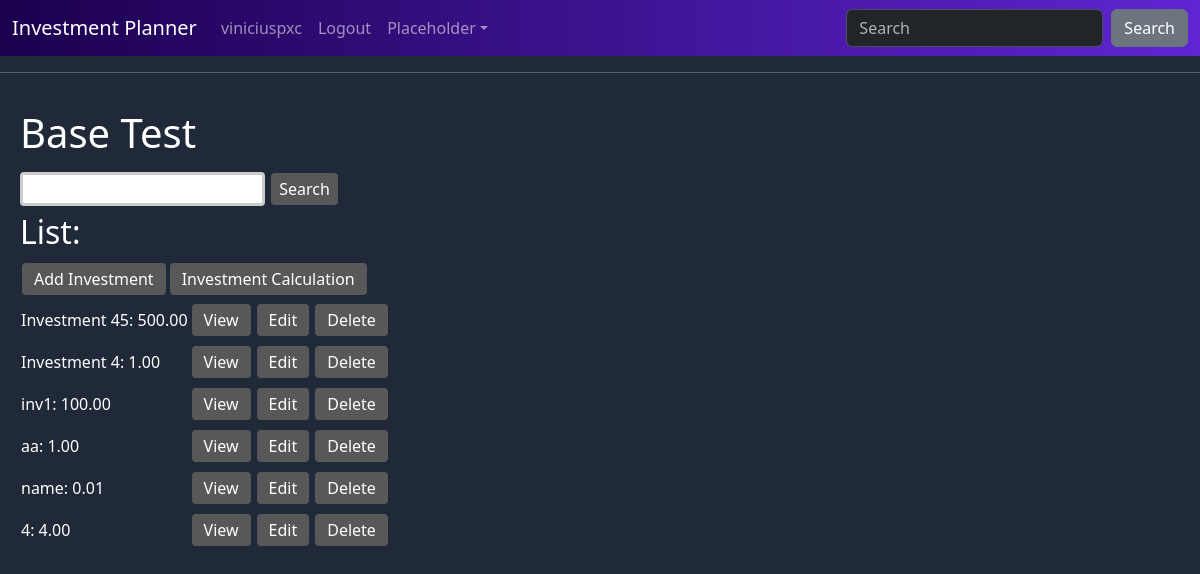
Before: / (signed in) with the older database file.
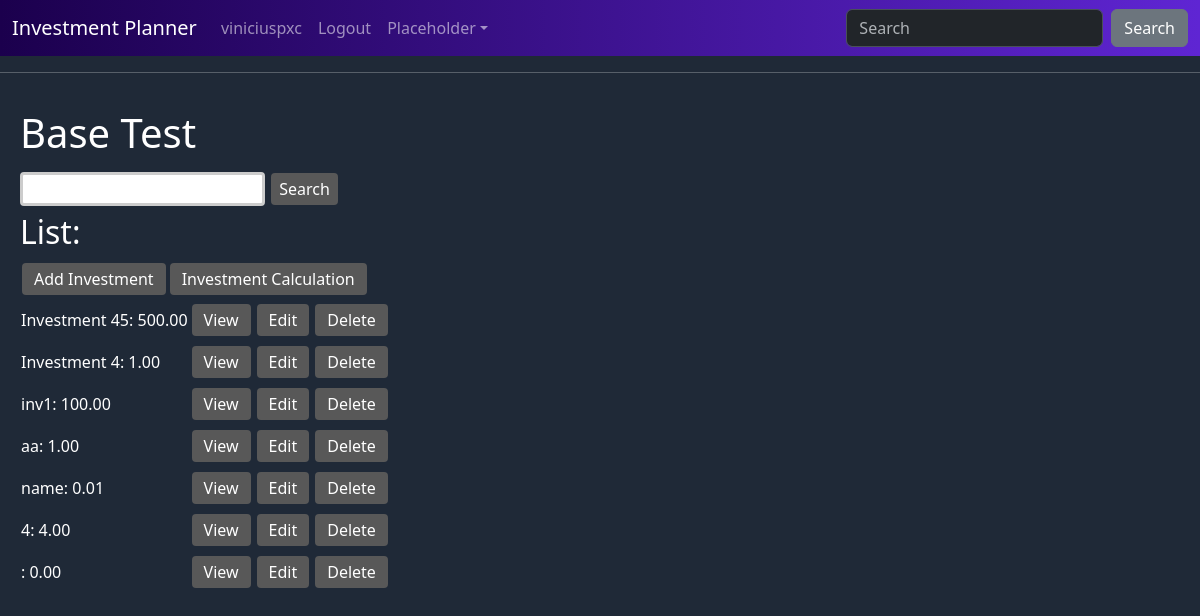
After: the same page with the newer database file.
### base/models.py (models this page shows, shortened)
class Investment(models.Model):
    user = models.ForeignKey(
        User, on_delete=models.CASCADE, null=True, blank=True)
    title = models.CharField(max_length=100, blank=True)
    starting_amount = models.DecimalField(
        max_digits=10, decimal_places=2, default=Decimal(0.00))
    number_of_years = models.IntegerField(default=0)
    return_rate = models.DecimalField(
        max_digits=10, decimal_places=2, default=Decimal(0.00))
    additional_contribution = models.DecimalField(
        max_digits=10, decimal_places=2, default=Decimal(0.00))
    active = models.BooleanField(default=True)
    starting_date = models.DateField(default=date.today)
    tags = models.ManyToManyField(
        InvestmentTag, related_name='investments', blank=True)

### base/views.py (the view)
# urls.py: path('', InvestmentList.as_view(), name='investments'),
class InvestmentList(LoginRequiredMixin, ListView):
    model = Investment
    context_object_name = 'investments'
    def get_queryset(self):
        return Investment.objects.filter(user=self.request.user)
    def get_context_data(self, **kwargs):
        context = super().get_context_data(**kwargs)
        context['count'] = self.get_queryset().filter(active=True).count()
        search_input = self.request.GET.get('search_box') or ''
        if search_input:
            context['investments'] = context['investments'].filter(
                title__startswith=search_input)
        context['search_input'] = search_input
        monthly_income = Income.objects.aggregate(Sum('monthly_income'))['monthly_income__sum'] or 0
        context['monthly_income'] = monthly_income
        monthly_expense = Expense.objects.aggregate(Sum('monthly_expense'))['monthly_expense__sum'] or 0
        context['monthly_expense'] = monthly_expense
        return context

### base/templates/base/investment_list.html
{% extends 'base/base.html' %}
{% block content %}
    <h1>Base Test</h1>
    <form method="get">
        <input type="text" name="search_box" value="{{ search_input }}">
        <input type="submit" value="Search">
    </form>
    <table>
        <h2>List:</h2>
        <a href="{% url 'investment-create' %}">Add Investment</a>
        <a href="{% url 'investment-form' %}">Investment Calculation    </a>
        {% for investment in investments %}
            <tr>
                <td>{{ investment.title }}: {{ investment.starting_amount }}</td>
                <td>
                    <a href="{% url 'investment' investment.id %}">View</a>
                </td>
                <td>
                    <a href="{% url 'investment-update' investment.id %}">Edit</a>
                </td>
                <td>
                    <a href="{% url 'investment-delete' investment.id %}">Delete</a>
                </td>
            </tr>
        {% empty %}
            <h3>No items in list</h3>
        {% endfor %}
    </table>
{% endblock content %}

Changed rows visible on the page:
added Investment: starting_amount "0.00"
